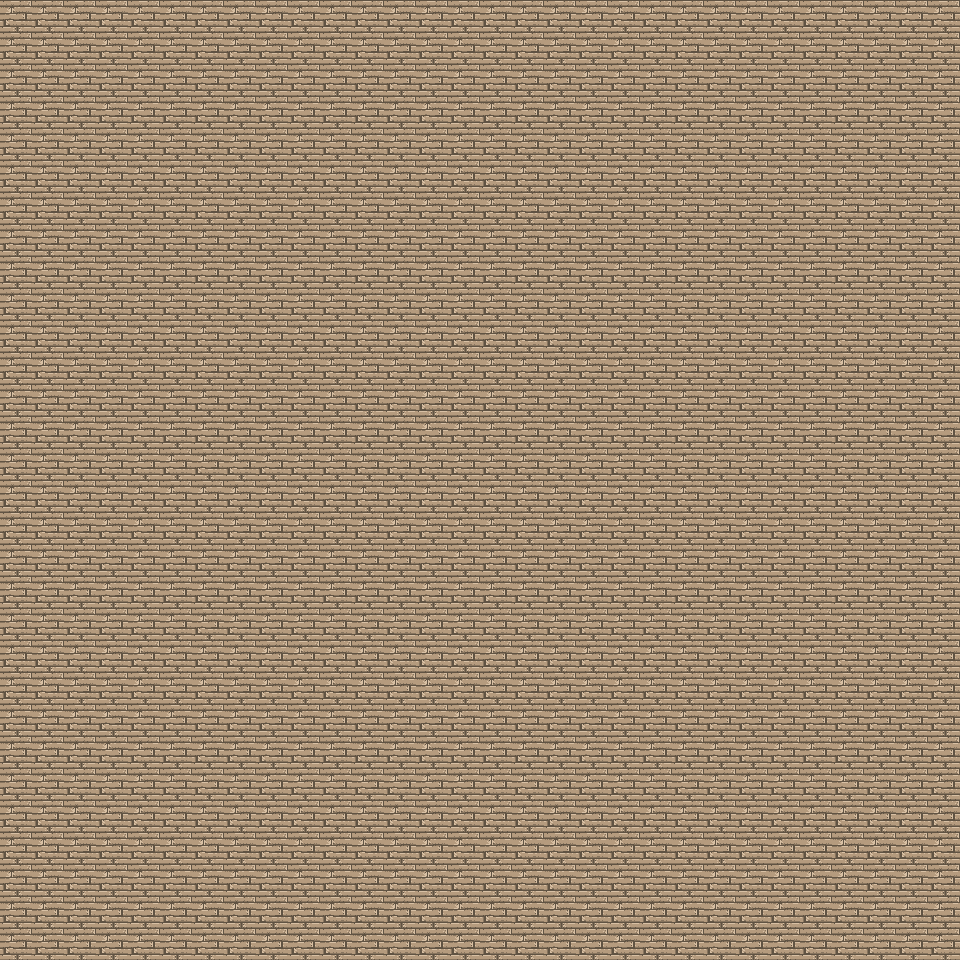

Below is a game level as drawn by its tile map, then a one-line description and the .tmx that defines it (tile-layer data replaced by summaries):
An orthogonal 30x30 tile map with 32x32 px tiles, 1 tile layer (Tile Layer 1).

<map version="1.0" orientation="orthogonal" renderorder="right-down" width="30" height="30" tilewidth="32" tileheight="32" nextobjectid="1">
 <tileset firstgid="1" name="tiles" tilewidth="32" tileheight="32">
  <tile id="0">
   <image width="32" height="32" source="../tiles/plank.png" />
  </tile>
 </tileset>
 <layer name="Tile Layer 1" width="30" height="30">
  <data>[900 cells, 900 non-empty, 1 distinct tile ids]</data>
 </layer>
</map>
